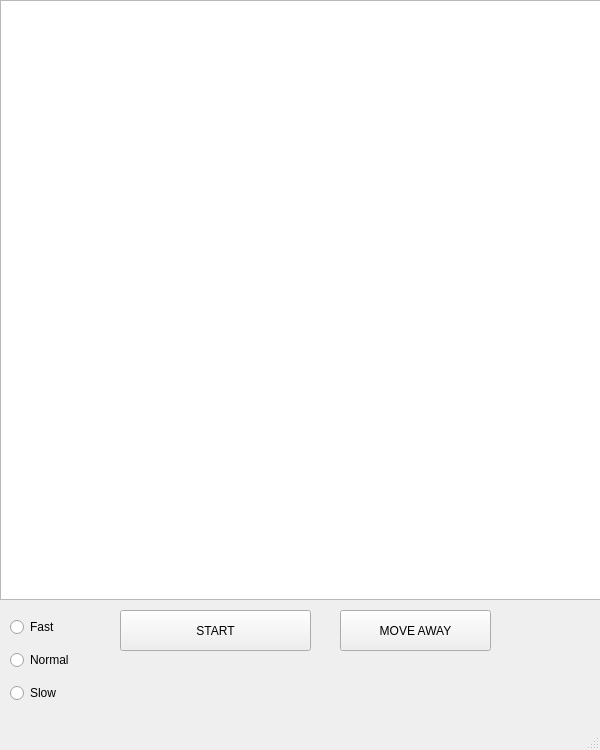
<?xml version="1.0" encoding="UTF-8"?>
<ui version="4.0">
 <class>MainWindow</class>
 <widget class="QMainWindow" name="MainWindow">
  <property name="geometry">
   <rect>
    <x>0</x>
    <y>0</y>
    <width>600</width>
    <height>750</height>
   </rect>
  </property>
  <property name="windowTitle">
   <string>MainWindow</string>
  </property>
  <widget class="QWidget" name="centralwidget">
   <widget class="QGraphicsView" name="graphicsView">
    <property name="geometry">
     <rect>
      <x>0</x>
      <y>0</y>
      <width>800</width>
      <height>600</height>
     </rect>
    </property>
    <property name="styleSheet">
     <string notr="true">background-image: url(:/images/espacio.jpg);</string>
    </property>
   </widget>
   <widget class="QWidget" name="verticalLayoutWidget">
    <property name="geometry">
     <rect>
      <x>10</x>
      <y>610</y>
      <width>91</width>
      <height>101</height>
     </rect>
    </property>
    <layout class="QVBoxLayout" name="verticalLayout">
     <item>
      <widget class="QRadioButton" name="Radio_Fast">
       <property name="text">
        <string>Fast</string>
       </property>
      </widget>
     </item>
     <item>
      <widget class="QRadioButton" name="Radio_Normal">
       <property name="text">
        <string>Normal</string>
       </property>
      </widget>
     </item>
     <item>
      <widget class="QRadioButton" name="Radio_Slow">
       <property name="text">
        <string>Slow</string>
       </property>
      </widget>
     </item>
    </layout>
   </widget>
   <widget class="QPushButton" name="Start">
    <property name="geometry">
     <rect>
      <x>120</x>
      <y>610</y>
      <width>191</width>
      <height>41</height>
     </rect>
    </property>
    <property name="text">
     <string>START</string>
    </property>
   </widget>
   <widget class="QPushButton" name="Away">
    <property name="geometry">
     <rect>
      <x>340</x>
      <y>610</y>
      <width>151</width>
      <height>41</height>
     </rect>
    </property>
    <property name="text">
     <string>MOVE AWAY</string>
    </property>
   </widget>
  </widget>
  <widget class="QMenuBar" name="menubar">
   <property name="geometry">
    <rect>
     <x>0</x>
     <y>0</y>
     <width>600</width>
     <height>20</height>
    </rect>
   </property>
  </widget>
  <widget class="QStatusBar" name="statusbar"/>
 </widget>
 <resources/>
 <connections/>
</ui>
